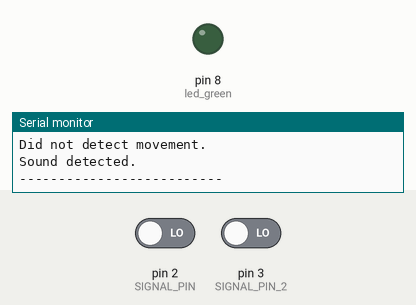
A sketch run on a simulated Arduino Uno, built with avr-gcc and run on an emulated ATmega328P. Shown: output pins drawn as LEDs (lit = HIGH), the last lines printed to the serial monitor. The inputs (shaded band) are chosen by the test bench; at power-on: pin 2 (SIGNAL_PIN) LOW, pin 3 (SIGNAL_PIN_2) LOW.

Above: at 1.8 s.
1.9 s: pin 2 (SIGNAL_PIN) driven HIGH
At 2.3 s:
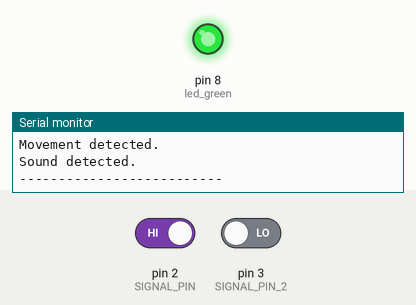
3.5 s: pin 3 (SIGNAL_PIN_2) driven HIGH
At 5.3 s:
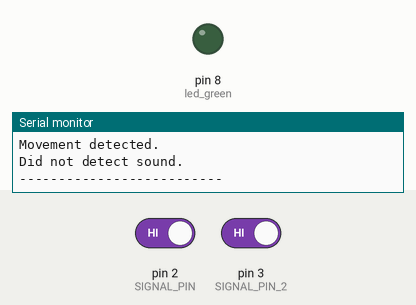
6.5 s: pin 2 (SIGNAL_PIN) driven LOW
At 8.2 s:
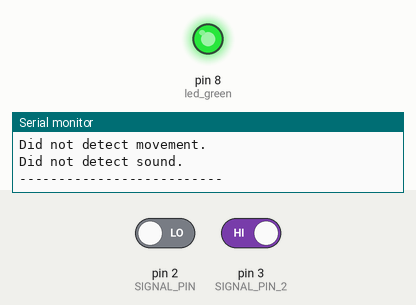
8.5 s: pin 3 (SIGNAL_PIN_2) driven LOW
At 9.5 s:
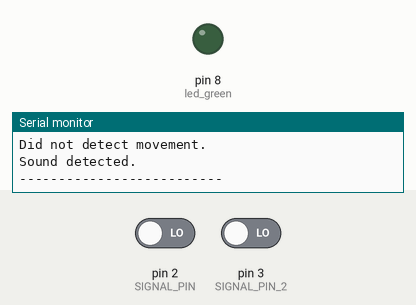
Timing chart, 0 to 11.5 s (numbered marks = the images above; inputs shaded):
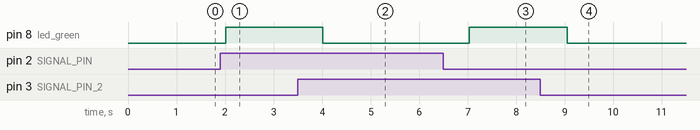

Measured:
- after the input at 1.9 s, pin 8 (led_green): LOW → HIGH after 0.11 s
- after the input at 3.5 s, pin 8 (led_green): HIGH → LOW after 0.51 s
- after the input at 6.5 s, pin 8 (led_green): LOW → HIGH after 0.53 s
- after the input at 8.5 s, pin 8 (led_green): HIGH → LOW after 0.56 s

The sketch:

sketch_jul10c.ino
```cpp
#define SIGNAL_PIN 2
#define SIGNAL_PIN_2 3


int led_green = 8;

uint8_t led_state = LOW;

void setup()
{
  Serial.begin(9600);

  pinMode(SIGNAL_PIN, INPUT);
  pinMode(SIGNAL_PIN_2, INPUT);
  pinMode(led_green,OUTPUT);

  attachInterrupt(digitalPinToInterrupt(SIGNAL_PIN), Turn_On, CHANGE);
  attachInterrupt(digitalPinToInterrupt(SIGNAL_PIN_2), Turn_Off, CHANGE);

}
void loop() {
  digitalWrite(led_green,led_state);
  if(digitalRead(SIGNAL_PIN)==HIGH) {
    Serial.println("Movement detected.");
  } else {
    Serial.println("Did not detect movement.");
  }
  int digital = digitalRead(SIGNAL_PIN_2);
    if(digitalRead(SIGNAL_PIN_2)==HIGH) {
    Serial.println("Did not detect sound.");
  } else {
    Serial.println("Sound detected.");
  }
  Serial.println("--------------------------");

  delay(1000);

}


void Turn_On()
{
  led_state = HIGH;
 }

void  Turn_Off()
{
  led_state = LOW;
}
```
